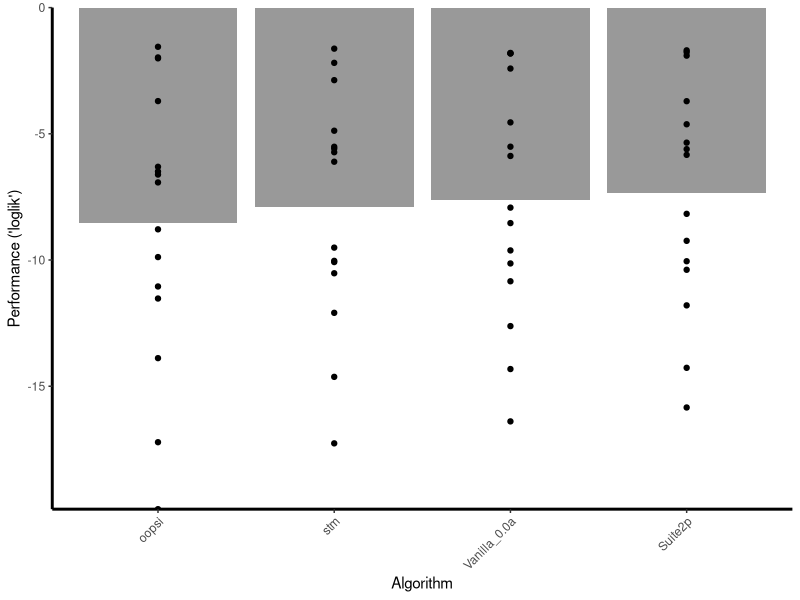
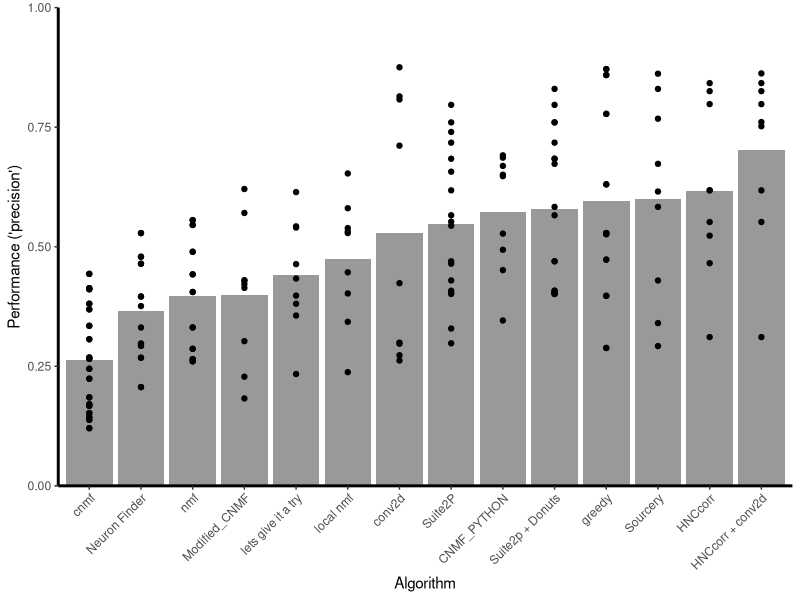
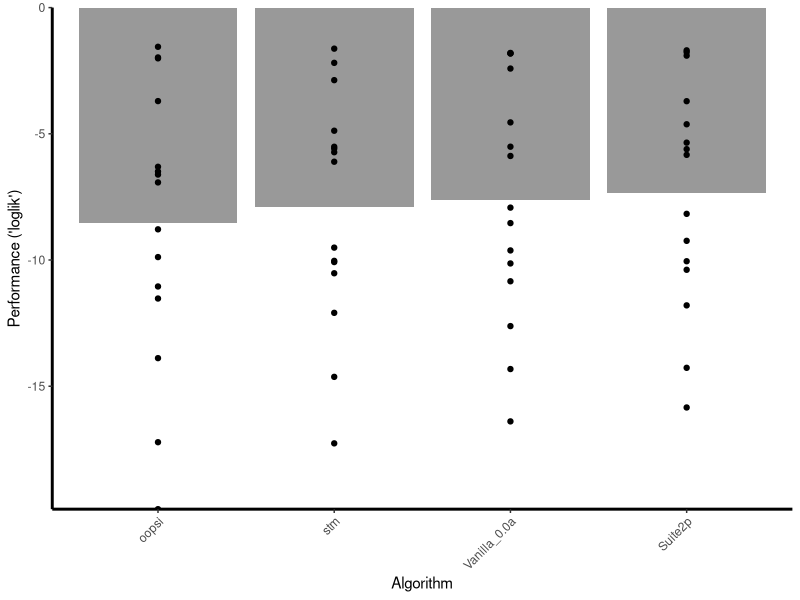
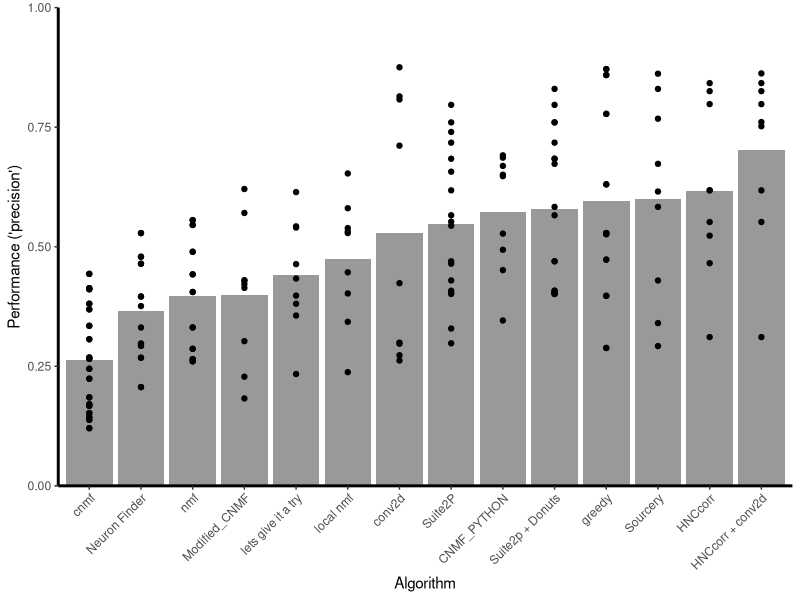

Reproduce these figures in R, in order.
## ---- chunk 1

library(ggplot2)

setwd("C:/Users/Luke Edward Rogerson/Documents/GitHub/ns-finder")
sf_data = read.csv("spikefinder.csv")
nf_data = read.csv("neurofinder.csv") 

## ---- chunk 2
measure <- 'loglik' # corr, info, loglik, rank
sf_data_comb <- subset(sf_data, label_label == measure, select = c('algo_algorithm', 'label_value', 'dset_dataset'))
sf_data_comb <- subset(sf_data_comb, algo_algorithm != 'derivative', select = c('algo_algorithm', 'label_value', 'dset_dataset'))
# sf_group_mean <- aggregate(sf_data_comb$label_value, list(sf_data_comb$algo_algorithm), mean)
# sf_group_thresh <- subset(sf_group_mean, x > 0, select = ('Group.1'))
# sf_data_comb <- sf_data_comb[sf_data_comb$algo_algorithm %in% sf_group_thresh$Group.1,]

plt <- ggplot(
    sf_data_comb,
    aes(x = reorder(algo_algorithm, label_value, mean), y = label_value)
  ) + 
  theme_classic() +
  theme(
    axis.text.x = element_text(angle = 45, hjust = 1),
    axis.line.x = element_line(color="black", size=1),
    axis.line.y = element_line(color="black", size=1)
    ) +
  stat_summary(fun.y = "mean", fun.ymin = min, fun.ymax = max, geom = "bar", fill = "grey60") +
  geom_point() +
  scale_x_discrete(name="Algorithm") +
  scale_y_continuous(name=paste("Performance ('", measure, "')", sep = ''),  expand = c(0, 0))

plt

ggsave(paste("Spikefinder ('", measure, "').png", sep = ''), width = 3)

## ---- chunk 3

measure <- 'precision' # combined, exclusion, inclusion, precision
nf_data_comb <- subset(nf_data, label_label == measure, select = c('algo_algorithm', 'label_value', 'dset_dataset'))
nf_data_comb <- subset(nf_data_comb, algo_algorithm != 'Test Submission', select = c('algo_algorithm', 'label_value', 'dset_dataset'))
nf_group_mean <- aggregate(nf_data_comb$label_value, list(nf_data_comb$algo_algorithm), mean)
nf_group_thresh <- subset(nf_group_mean, x > 0.20, select = ('Group.1'))
nf_data_comb <- nf_data_comb[nf_data_comb$algo_algorithm %in% nf_group_thresh$Group.1,]

plt <- ggplot(
    nf_data_comb,
    aes(x = reorder(algo_algorithm, label_value, mean), y = label_value)
  ) + 
  theme_classic() +
  theme(
    axis.text.x = element_text(angle = 45, hjust = 1),
    axis.line.x = element_line(color="black", size=1),
    axis.line.y = element_line(color="black", size=1)
    ) +
  stat_summary(fun.y = "mean", fun.ymin = min, fun.ymax = max, geom = "bar", alpha = 1, fill = "grey60") +
  geom_point() +
  scale_x_discrete(name="Algorithm") +
  scale_y_continuous(name=paste("Performance ('", measure, "')", sep = ''), limits=c(0, 1), expand = c(0,0))

plt

ggsave(paste("Neurofinder ('", measure, "').png", sep = ''))
